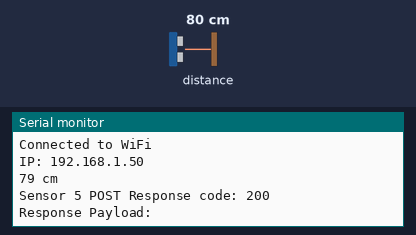
A sketch run on a simulated ESP8266 (NodeMCU). On the bench: the last lines printed to the serial monitor. Wiring (inferred from the names in the program): ultrasonic range finder: trigger D4; echo D3. Inputs (shaded band) come from the test bench; at power-on: distance to the obstacle 80 cm. The echo pulse lasts 58.3 µs per cm; WiFi joins after 1.5 s; servers stay silent unless stated; uploads are accepted with an empty reply.

Above: at 2.7 s.
2.8 s: distance to the obstacle set to 2 cm
At 4.9 s:
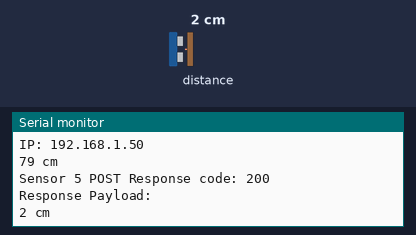
5.5 s: distance to the obstacle set to 4 cm
At 6.4 s:
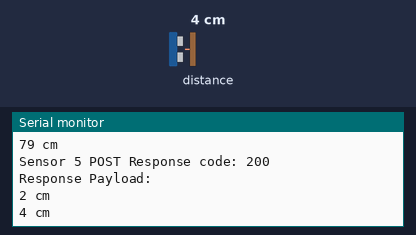
Timing chart, 0 to 8.5 s (numbered marks = the images above; inputs shaded):
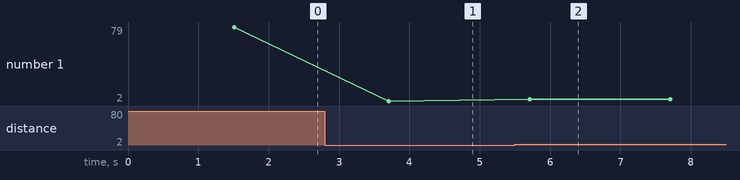

Measured:
- after the input at 2.8 s, the serial monitor: prints a new line after 0.91 s (image 1)
- after the input at 5.5 s, the serial monitor: prints a new line after 0.21 s (image 2)
- plotted number 1: 79 → 2 after the input at 2.8 s, 2 → 4 after the input at 5.5 s

The sketch:

production.ino
```cpp
#include "Arduino.h"
#include <ESP8266WiFi.h>
#include <ESP8266HTTPClient.h>
#include <WiFiClientSecure.h>

// Define ultrasonic sensor

#define TRIG_PIN_SONIC_1 D4
#define ECHO_PIN_SONIC_1 D3

// #define TRIG_PIN_SONIC_1 D5
// #define ECHO_PIN_SONIC_1 D6


// is it available if 1 yes else 0 no
int sonic1 = 1;

// Replace with your network credentials
const char* ssid = "donix07";
const char* password = "vivoY3507";

// HTTPS server URL
// const char* serverName = "https://steelblue-magpie-778031.hostingersite.com/api/log-data";
const char* serverName = "https://blue-fish-443035.hostingersite.com/api/log-data";

// Declare WiFiClientSecure for HTTPS
WiFiClientSecure client;

// Create HTTPClient object
HTTPClient https;

// Define distance threshold (in cm)
const long DISTANCE_THRESHOLD = 100;  // Adjust this value based on your parking sensor setup

void setup() {
  Serial.begin(115200);

  pinMode(TRIG_PIN_SONIC_1, OUTPUT);
  pinMode(ECHO_PIN_SONIC_1, INPUT);

  // Connect to Wi-Fi
  WiFi.begin(ssid, password);
  Serial.print("Connecting to WiFi");
  while (WiFi.status() != WL_CONNECTED) {
    delay(500);
    Serial.print(".");
  }
  Serial.println("\nConnected to WiFi");
  Serial.print("IP: ");
  Serial.println(WiFi.localIP());

  // Disable SSL certificate verification (for testing only)
  client.setInsecure();
}

void loop() {
  long distances;

  distances = getDistance(TRIG_PIN_SONIC_1, ECHO_PIN_SONIC_1);

  // Print distances for debug

  Serial.print(distances);
  Serial.println(" cm");

  /*
  EDITA KO
  */
  if (distances < DISTANCE_THRESHOLD) {
    if (sonic1 == 1) {
      /*
      ALISDI AG NUMBER INTO THE SLOT NO FOR EXAMPLE MAG UPLOAD SA NODE NGA PANG PARKING SLOT 7 THEN 7.
      */
      log_data("5", "occupied");

      sonic1 = 0;
    }
  } else {
    if (sonic1 == 0) {

      /*
      ALISDI AG NUMBER INTO THE SLOT NO FOR EXAMPLE MAG UPLOAD SA NODE NGA PANG PARKING SLOT 7 THEN 7. SAME ABOVE
      */
      log_data("5", "not_occupied");

      sonic1 = 1;
    }
  }

  delay(2000);  // Wait 2 seconds before next measurement cycle
}

  // Function to get distance measured by ultrasonic sensor
  long getDistance(uint8_t trigPin, uint8_t echoPin) {
    digitalWrite(trigPin, LOW);
    delayMicroseconds(2);
    digitalWrite(trigPin, HIGH);
    delayMicroseconds(10);
    digitalWrite(trigPin, LOW);

    long duration = pulseIn(echoPin, HIGH, 30000);  // timeout 30 ms to avoid blocking long

    if (duration == 0) {
      return -1;  // No echo received within timeout
    }

    // Calculate distance in cm; speed of sound = 343 m/s = 0.0343 cm/us
    long distance = (duration * 0.0343) / 2;
    return distance;
  }

   // Post data with slot_no and status as form parameters
  void log_data(String slot_no, String status) {

    https.begin(client, String(serverName) + "/"+ slot_no + "/" + status);
    https.addHeader("Authorization", "Bearer 1|jsXVqrjlLsjOzENSnUewhkl2dTzonVcbGvxExpOf7e9d1f54");

    int httpCode = https.POST("");

    if (httpCode > 0) {
      Serial.printf("Sensor %s POST Response code: %d\n", slot_no.c_str(), httpCode);
      String payload = https.getString();
      Serial.println("Response Payload:");
      Serial.println(payload);
    } else {
      Serial.printf("Sensor %s HTTPS POST failed, error code: %d\n", slot_no.c_str(), httpCode);
    }

    https.end();
  }
```
